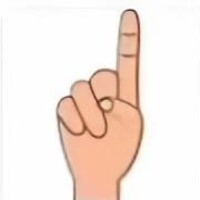
#> input picture FingerImages/1.jpg, 200 x 200 px, given in place of the camera
$ python VirtualPaint.py
#> lines starting #> are read from the running program, lines starting #| are printed output that depends on the picture
import numpy as np
import cv2
from collections import deque


# default called trackbar function
def setValues(x):
    print("")


# Creating the trackbars needed for adjusting the marker colour
cv2.namedWindow("Color detectors")
cv2.createTrackbar("Upper Hue", "Color detectors", 153, 180, setValues)
cv2.createTrackbar("Upper Saturation", "Color detectors", 255, 255, setValues)
cv2.createTrackbar("Upper Value", "Color detectors", 255, 255, setValues)
cv2.createTrackbar("Lower Hue", "Color detectors", 64, 180, setValues)
cv2.createTrackbar("Lower Saturation", "Color detectors", 72, 255, setValues)
cv2.createTrackbar("Lower Value", "Color detectors", 49, 255, setValues)

# Giving different arrays to handle colour points of different colour
bpoints = [deque(maxlen=1024)]
gpoints = [deque(maxlen=1024)]
rpoints = [deque(maxlen=1024)]
ypoints = [deque(maxlen=1024)]

# These indexes will be used to mark the points in particular arrays of specific colour
blue_index = 0
green_index = 0
red_index = 0
yellow_index = 0

# The kernel to be used for dilation purpose
kernel = np.ones((5, 5), np.uint8)

colors = [(255, 0, 0), (0, 255, 0), (0, 0, 255), (0, 255, 255)]
colorIndex = 0

# Here is code for Canvas setup
paintWindow = np.zeros((471, 636, 3)) + 255
paintWindow = cv2.rectangle(paintWindow, (40, 1), (140, 65), (0, 0, 0), 2)
paintWindow = cv2.rectangle(paintWindow, (160, 1), (255, 65), colors[0], -1)
paintWindow = cv2.rectangle(paintWindow, (275, 1), (370, 65), colors[1], -1)
paintWindow = cv2.rectangle(paintWindow, (390, 1), (485, 65), colors[2], -1)
paintWindow = cv2.rectangle(paintWindow, (505, 1), (600, 65), colors[3], -1)

cv2.putText(paintWindow, "CLEAR", (49, 33), cv2.FONT_HERSHEY_SIMPLEX, 0.5, (0, 0, 0), 2, cv2.LINE_AA)
cv2.putText(paintWindow, "BLUE", (185, 33), cv2.FONT_HERSHEY_SIMPLEX, 0.5, (255, 255, 255), 2, cv2.LINE_AA)
cv2.putText(paintWindow, "GREEN", (298, 33), cv2.FONT_HERSHEY_SIMPLEX, 0.5, (255, 255, 255), 2, cv2.LINE_AA)
cv2.putText(paintWindow, "RED", (420, 33), cv2.FONT_HERSHEY_SIMPLEX, 0.5, (255, 255, 255), 2, cv2.LINE_AA)
cv2.putText(paintWindow, "YELLOW", (520, 33), cv2.FONT_HERSHEY_SIMPLEX, 0.5, (150, 150, 150), 2, cv2.LINE_AA)
cv2.namedWindow('Paint', cv2.WINDOW_AUTOSIZE)

# Loading the default webcam of PC.
cap = cv2.VideoCapture(0)

# Keep looping
while True:
    # Reading the frame from the camera
    ret, frame = cap.read()
#> frame is the input picture: shape (200, 200, 3); mean B, G, R 224.7, 232.3, 246.2
    # Flipping the frame to see same side of yours
    frame = cv2.flip(frame, 1)
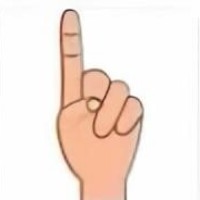
#> frame: shape (200, 200, 3); mean B, G, R 224.7, 232.3, 246.2
    hsv = cv2.cvtColor(frame, cv2.COLOR_BGR2HSV)
#> hsv: shape (200, 200, 3); mean H, S, V 11.3, 24.5, 246.4

    u_hue = cv2.getTrackbarPos("Upper Hue", "Color detectors")
    u_saturation = cv2.getTrackbarPos("Upper Saturation", "Color detectors")
    u_value = cv2.getTrackbarPos("Upper Value", "Color detectors")
    l_hue = cv2.getTrackbarPos("Lower Hue", "Color detectors")
    l_saturation = cv2.getTrackbarPos("Lower Saturation", "Color detectors")
    l_value = cv2.getTrackbarPos("Lower Value", "Color detectors")
    Upper_hsv = np.array([u_hue, u_saturation, u_value])
    Lower_hsv = np.array([l_hue, l_saturation, l_value])

    # Adding the colour buttons to the live frame for colour access
    frame = cv2.rectangle(frame, (40, 1), (140, 65), (122, 122, 122), -1)
    frame = cv2.rectangle(frame, (160, 1), (255, 65), colors[0], -1)
    frame = cv2.rectangle(frame, (275, 1), (370, 65), colors[1], -1)
    frame = cv2.rectangle(frame, (390, 1), (485, 65), colors[2], -1)
    frame = cv2.rectangle(frame, (505, 1), (600, 65), colors[3], -1)
    cv2.putText(frame, "CLEAR ALL", (49, 33), cv2.FONT_HERSHEY_SIMPLEX, 0.5, (255, 255, 255), 2, cv2.LINE_AA)
    cv2.putText(frame, "BLUE", (185, 33), cv2.FONT_HERSHEY_SIMPLEX, 0.5, (255, 255, 255), 2, cv2.LINE_AA)
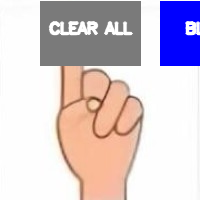
#> frame: shape (200, 200, 3); mean B, G, R 209, 200.4, 213.1
    cv2.putText(frame, "GREEN", (298, 33), cv2.FONT_HERSHEY_SIMPLEX, 0.5, (255, 255, 255), 2, cv2.LINE_AA)
    cv2.putText(frame, "RED", (420, 33), cv2.FONT_HERSHEY_SIMPLEX, 0.5, (255, 255, 255), 2, cv2.LINE_AA)
    cv2.putText(frame, "YELLOW", (520, 33), cv2.FONT_HERSHEY_SIMPLEX, 0.5, (150, 150, 150), 2, cv2.LINE_AA)

    # Identifying the pointer by making its mask
    Mask = cv2.inRange(hsv, Lower_hsv, Upper_hsv)
#> Mask: shape (200, 200); every value is 0
    Mask = cv2.erode(Mask, kernel, iterations=1)
    Mask = cv2.morphologyEx(Mask, cv2.MORPH_OPEN, kernel)
    Mask = cv2.dilate(Mask, kernel, iterations=1)

    # Find contours for the pointer after idetifying it
    cnts, _ = cv2.findContours(Mask.copy(), cv2.RETR_EXTERNAL,
                               cv2.CHAIN_APPROX_SIMPLE)
#> cnts = []
    center = None

    # Ifthe contours are formed
    if len(cnts) > 0:
        # sorting the contours to find biggest
        cnt = sorted(cnts, key=cv2.contourArea, reverse=True)[0]
        # Get the radius of the enclosing circle around the found contour
        ((x, y), radius) = cv2.minEnclosingCircle(cnt)
        # Draw the circle around the contour
        cv2.circle(frame, (int(x), int(y)), int(radius), (0, 255, 255), 2)
        # Calculating the center of the detected contour
        M = cv2.moments(cnt)
        center = (int(M['m10'] / M['m00']), int(M['m01'] / M['m00']))

        # Now checking if the user wants to click on any button above the screen
        if center[1] <= 65:
            if 40 <= center[0] <= 140:  # Clear Button
                bpoints = [deque(maxlen=512)]
                gpoints = [deque(maxlen=512)]
                rpoints = [deque(maxlen=512)]
                ypoints = [deque(maxlen=512)]

                blue_index = 0
                green_index = 0
                red_index = 0
                yellow_index = 0

                paintWindow[67:, :, :] = 255
            elif 160 <= center[0] <= 255:
                colorIndex = 0  # Blue
            elif 275 <= center[0] <= 370:
                colorIndex = 1  # Green
            elif 390 <= center[0] <= 485:
                colorIndex = 2  # Red
            elif 505 <= center[0] <= 600:
                colorIndex = 3  # Yellow
        else:
            if colorIndex == 0:
                bpoints[blue_index].appendleft(center)
            elif colorIndex == 1:
                gpoints[green_index].appendleft(center)
            elif colorIndex == 2:
                rpoints[red_index].appendleft(center)
            elif colorIndex == 3:
                ypoints[yellow_index].appendleft(center)
    # Append the next deques when nothing is detected to avois messing up
    else:
        bpoints.append(deque(maxlen=512))
        blue_index += 1
        gpoints.append(deque(maxlen=512))
        green_index += 1
        rpoints.append(deque(maxlen=512))
        red_index += 1
        ypoints.append(deque(maxlen=512))
        yellow_index += 1

    # Draw lines of all the colors on the canvas and frame
    points = [bpoints, gpoints, rpoints, ypoints]
    for i in range(len(points)):
        for j in range(len(points[i])):
            for k in range(1, len(points[i][j])):
                if points[i][j][k - 1] is None or points[i][j][k] is None:
                    continue
                cv2.line(frame, points[i][j][k - 1], points[i][j][k], colors[i], 2)
                cv2.line(paintWindow, points[i][j][k - 1], points[i][j][k], colors[i], 2)
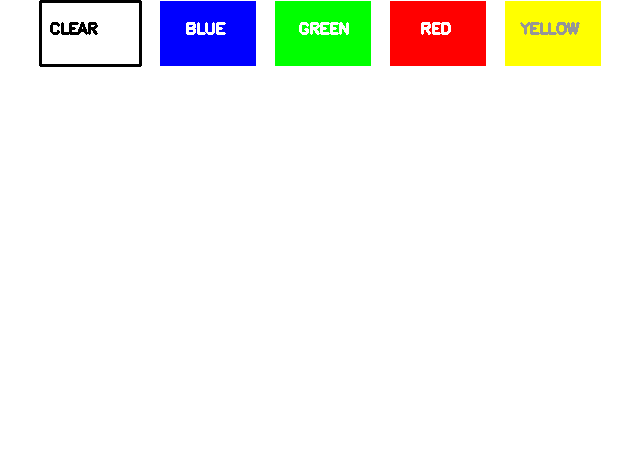
#> paintWindow: shape (471, 636, 3) float64; mean B, G, R 238.7, 243.6, 243.7

    # Show all the windows
    cv2.imshow("Tracking", frame)
    cv2.imshow("Paint", paintWindow)
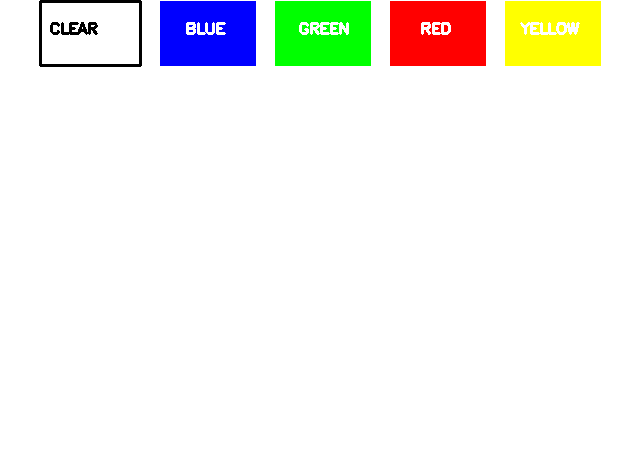
#> window 'Paint': shape (471, 636, 3); mean B, G, R 238.9, 243.7, 243.9
    cv2.imshow("mask", Mask)

    # If the 'q' key is pressed then stop the application
    if cv2.waitKey(1) & 0xFF == ord("q"):
#> (key q is pressed here)
        break

# Release the camera and all resources
cap.release()
cv2.destroyAllWindows()

$ run again, on FingerImages/2.jpg
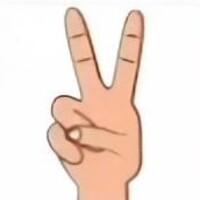
#> input picture FingerImages/2.jpg, 200 x 200 px, given in place of the camera
#> frame is the input picture: shape (200, 200, 3); mean B, G, R 219.1, 228.1, 244.2
#> `frame = cv2.flip(frame, 1)`:
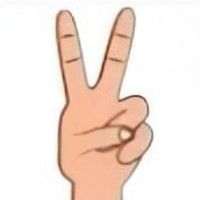
#> frame: shape (200, 200, 3); mean B, G, R 219.1, 228.1, 244.2
#> hsv: shape (200, 200, 3); mean H, S, V 16.4, 28.8, 244.3
#> `cv2.putText(frame, "BLUE", (185, 33), cv2.FONT_HERSHEY_SIMPLEX, 0.5, (..`:
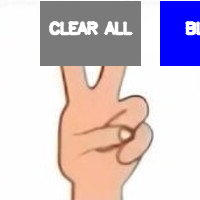
#> frame: shape (200, 200, 3); mean B, G, R 207.3, 199.1, 212.4
#> Mask: shape (200, 200); every value is 0
#> cnts = []

$ run again, on FingerImages/3.jpg
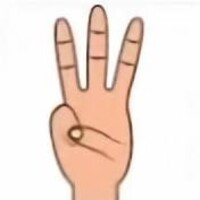
#> input picture FingerImages/3.jpg, 200 x 200 px, given in place of the camera
#> frame is the input picture: shape (200, 200, 3); mean B, G, R 217, 225.7, 242
#> `frame = cv2.flip(frame, 1)`:
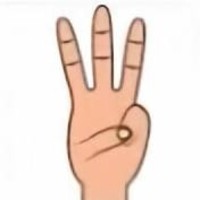
#> frame: shape (200, 200, 3); mean B, G, R 217, 225.7, 242
#> hsv: shape (200, 200, 3); mean H, S, V 13.5, 29.3, 242.2
#> `cv2.putText(frame, "BLUE", (185, 33), cv2.FONT_HERSHEY_SIMPLEX, 0.5, (..`:
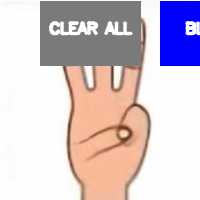
#> frame: shape (200, 200, 3); mean B, G, R 206.8, 198.4, 211.6
#> Mask: shape (200, 200); every value is 0
#> cnts = []

$ run again, on FingerImages/4.jpg
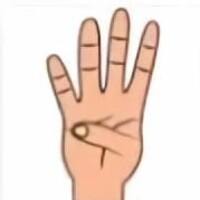
#> input picture FingerImages/4.jpg, 200 x 200 px, given in place of the camera
#> frame is the input picture: shape (200, 200, 3); mean B, G, R 213.2, 222.9, 240.7
#> `frame = cv2.flip(frame, 1)`:
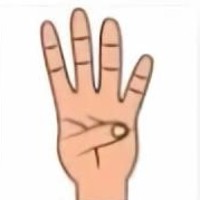
#> frame: shape (200, 200, 3); mean B, G, R 213.2, 222.9, 240.7
#> hsv: shape (200, 200, 3); mean H, S, V 12.4, 32.4, 240.8
#> `cv2.putText(frame, "BLUE", (185, 33), cv2.FONT_HERSHEY_SIMPLEX, 0.5, (..`:
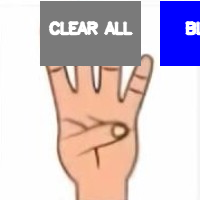
#> frame: shape (200, 200, 3); mean B, G, R 203.5, 196, 210.4
#> Mask: shape (200, 200); every value is 0
#> cnts = []
